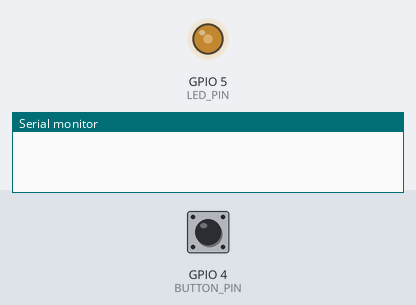
Bench run of a sketch on a simulated ESP32. Shown: output pins drawn as LEDs (lit = HIGH), the last lines printed to the serial monitor. The inputs (shaded band) are chosen by the test bench; at power-on: GPIO 4 (BUTTON_PIN) HIGH.

Above: at 1.2 s.
1.3 s: GPIO 4 (BUTTON_PIN) pulled LOW for 0.15 s
At 1.95 s:
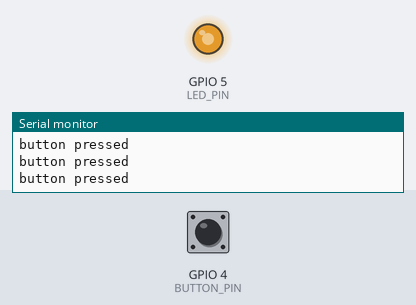
4.3 s: GPIO 4 (BUTTON_PIN) pulled LOW for 1 s
At 4.66 s:
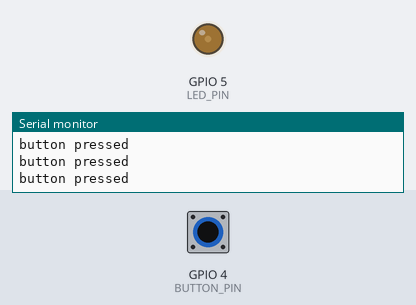
Timing chart, 0 to 13.3 s (numbered marks = the images above; inputs shaded):
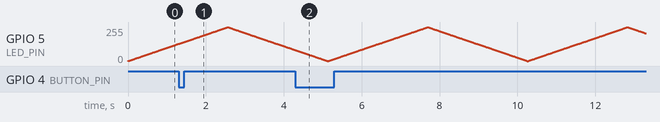

The sketch:

code_B1_VD1.ino
```cpp
#define BUTTON_PIN 4
#define LED_PIN 5

void setup() {
  Serial.begin(115200);
  pinMode(BUTTON_PIN, INPUT_PULLUP);
  ledcAttach(LED_PIN, 5000, 8);
}

void loop() {
  for (int h = 0; h <= 255; h++) {
    ledcWrite(LED_PIN, h);
    if (digitalRead(BUTTON_PIN) == LOW) {
      Serial.println("button pressed");
    }
    delay(10);
  }

  for (int h = 255; h >= 0; h--) {
    ledcWrite(LED_PIN, h);
    if (digitalRead(BUTTON_PIN) == LOW) {
      Serial.println("button pressed");
    }
    delay(10);
  }
}
```
